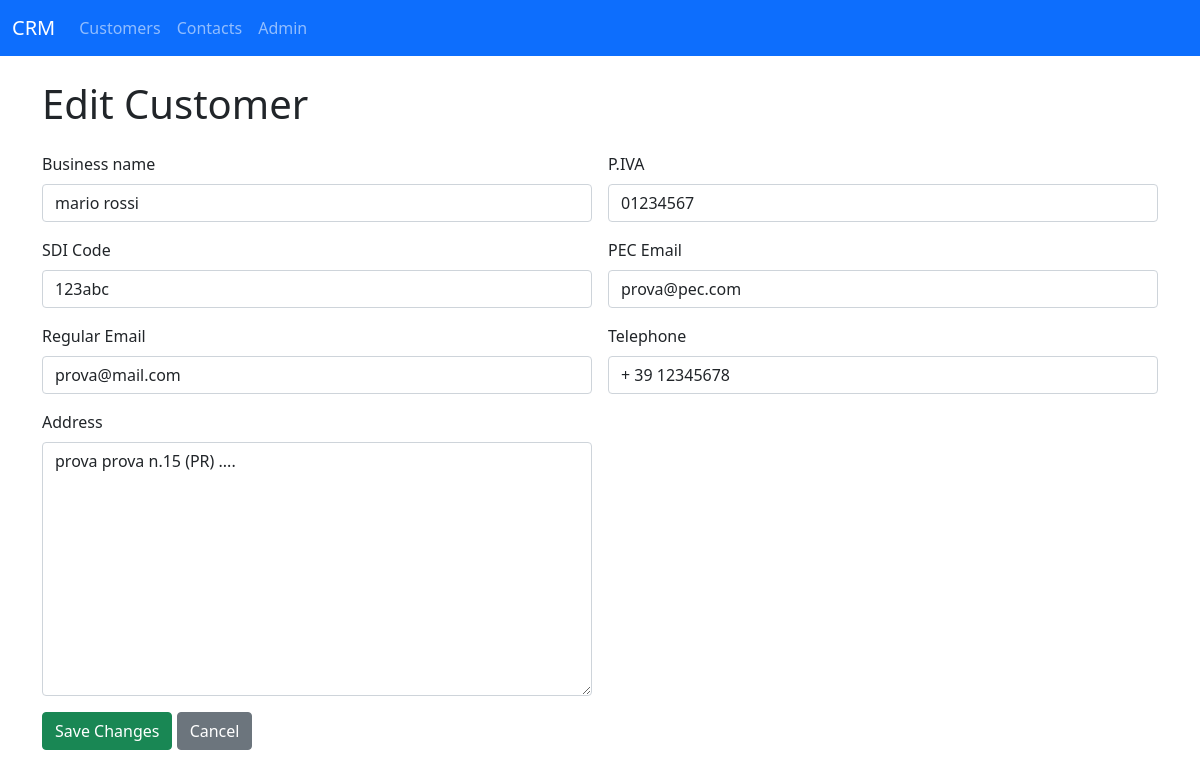
The app's page /customers/1/edit/ with its own data.
### customers/models.py (models this page shows, shortened)
class Customer(models.Model):
    business_name = models.CharField(max_length=255, unique=True, default="Unknown")
    p_iva = models.CharField("P.IVA", max_length=20, unique=True, blank=True, null=True)
    sdi_code = models.CharField("SDI Code", max_length=20, blank=True, null=True)
    pec = models.EmailField("PEC Email", blank=True, null=True)
    email = models.EmailField("Regular Email", blank=True, null=True)
    phone = models.CharField("Telephone", max_length=15, blank=True, null=True)
    address = models.TextField(blank=True, null=True)
    created_at = models.DateTimeField(auto_now_add=True)
    updated_at = models.DateTimeField(auto_now=True)

### customers/views.py (the view)
# urls.py: path('<int:id>/edit/', views.edit_customer, name='edit'),
def edit_customer(request, id):
    print("Rendering template: customers/customer_edit.html")  # Debug statement
    customer = get_object_or_404(Customer, id=id)
    if request.method == "POST":
        form = CustomerForm(request.POST, instance=customer)
        if form.is_valid():
            form.save()
            return redirect('customers:list')
    else:
        form = CustomerForm(instance=customer)
    return render(request, 'customers/customer_edit.html', {'form': form, 'customer': customer})

### customers/forms.py
class CustomerForm(forms.ModelForm):
    class Meta:
        model = Customer
        fields = ['business_name', 'p_iva', 'sdi_code', 'pec', 'email', 'phone', 'address']

### customers/templatetags/form_tags.py (called while the page is built)
@register.filter
def add_class(field, css_class):
    return field.as_widget(attrs={"class": css_class})

### customers/templates/customers/customer_edit.html (shortened to what this page needs)
{% extends "base.html" %}
{% load form_tags %}
{% block content %}
<h1 class="mb-4">Edit Customer</h1>
<form method="post" class="row g-3">
    {% for field in form %}
    <div class="col-md-6">
        <div class="form-group">
            <label for="{{ field.id_for_label }}" class="form-label">{{ field.label }}</label>
            {{ field|add_class:"form-control" }}
        </div>
    </div>
    {% endfor %}
    <div class="col-12">
        <button type="submit" class="btn btn-success">Save Changes</button>
        <a href="{% url 'customers:list' %}" class="btn btn-secondary">Cancel</a>
    </div>
</form>
{% endblock %}

### records on screen
Customer: form "mario rossi" "01234567" "123abc" "prova@pec.com" "prova@mail.com" "+ 39 12345678" "prova prova n.15 (PR) ...."

### other values on screen
{{ field.label }} "Business name" "P.IVA" "SDI Code" "PEC Email" "Regular Email" "Telephone" "Address"
